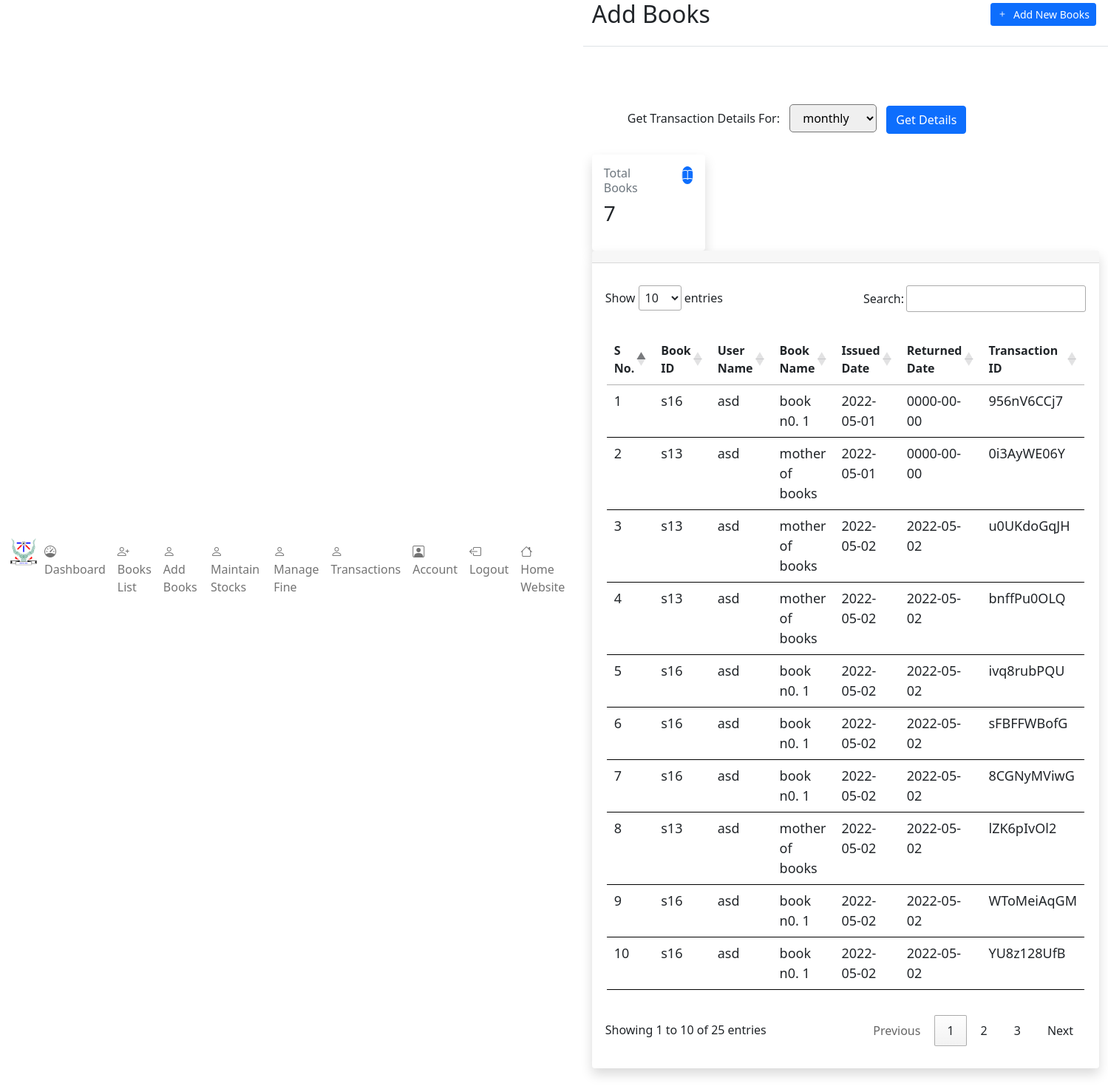
The app's page /library_management_gp_56/frontend/admin/transactions.php (signed in) with its own data.
### tables this page shows
CREATE TABLE `transactions` (
  `s_no.` int(11) NOT NULL,
  `borrow_id` varchar(255) DEFAULT NULL,
  `book_id` varchar(255) NOT NULL,
  `user_id` int(11) NOT NULL,
  `borrowed_date` timestamp NULL DEFAULT NULL,
  `returned_date` timestamp NULL DEFAULT NULL
);

CREATE TABLE `users` (
  `id` int(11) NOT NULL,
  `name` text DEFAULT NULL,
  `email` varchar(50) NOT NULL,
  `phone` bigint(15) NOT NULL,
  `password` varchar(100) NOT NULL,
  `is_admin` int(11) NOT NULL DEFAULT 0 COMMENT '0-student, 1-admin,2-agent, 3-gleam admin',
  `verification_code` text DEFAULT NULL,
  `forgot_token` text DEFAULT NULL,
  `verified` int(10) NOT NULL DEFAULT 0 COMMENT '0-No, 1-Yes',
  `created_at` timestamp NOT NULL DEFAULT current_timestamp(),
  `updated_at` timestamp NULL DEFAULT NULL ON UPDATE current_timestamp(),
  `deleted_at` timestamp NULL DEFAULT NULL
);

CREATE TABLE `book_name` (
  `book_id` varchar(255) NOT NULL DEFAULT '',
  `book_name` varchar(255) NOT NULL DEFAULT ''
);

### library_management_gp_56/frontend/admin/transactions.php (the view, shortened to what this page needs)
<?php
include("../../backend/config.php");
?>
<!DOCTYPE html>
<html lang="en">
<head>
    <?php require('./admin_components/header_links.php'); ?>
</head>
<body>
    <div class="d-flex flex-column flex-lg-row h-lg-full bg-surface-secondary">
        <?php require('./admin_components/side_bar.php'); ?>
        <div class="h-screen flex-grow-1 overflow-y-lg-auto">
            <header class="bg-surface-primary border-bottom pt-6">
                <div class="container-fluid">
                    <div class="mb-npx">
                        <div class="row align-items-center">
                            <div class="col-sm-6 col-12 mb-4 mb-sm-0">
                                <h1 class="h2 mb-0 ls-tight"> Add Books</h1>
                            </div>
                            <div class="col-sm-6 col-12 text-sm-end">
                                <div class="mx-n1">
                                    <a href="./new_book.php" class="btn d-inline-flex btn-sm btn-primary mx-1">
                                        <span class=" pe-2">
                                            <i class="bi bi-plus"></i>
                                        </span>
                                        <span>Add New Books</span>
                                    </a>
                                </div>
                            </div>
                        </div>
                    </div>
                </div>
            </header>
            <main class="py-5 bg-surface-secondary">
                <div class="container-fluid pb-5">
                <form class="px-sm-5" action="../admin/transaction_timely.php" method="post"
                    onsubmit="" enctype="multipart/form-data" style="    margin: 15px 0px; padding: 10px 10px;">
                    <label for="type">Get Transaction Details For: </label>
                    <select name="time_period" id="type" onchange="location = this.value;" style="margin: 5px 9px; padding: 6px 13px !important; border-radius: 5px;">
                        <option value='../admin/transaction_monthly.php'>monthly</option>
                    </select>
                    <button type="submit" class="btn btn-primary">Get Details</button>
                </form>
                    <div class="row g-6 mb-6">
                        <div class="col-xl-3 col-sm-6 col-12">
                            <div class="card shadow border-0 overflow_style" style="height: 130px;">
                                <div class="card-body">
                                    <div class="row">
                                        <div class="col">
                                            <span class="h6 font-semibold text-muted text-sm d-block mb-2">Total
                                                Books</span>
                                            <?php
                            $stmt="SELECT count(book_id) FROM `books`";
                            $sql=mysqli_prepare($conn, $stmt);
                            $result=mysqli_stmt_execute($sql);
                                if ($result){
                                    $data= mysqli_stmt_get_result($sql);
                                    while ($row = mysqli_fetch_array($data)){
                                ?>
                                            <span class="h3 font-bold mb-0">
                                                <?php echo $row[0]; ?>
                                            </span>
                                            <?php }
                            }
                        ?>
                                        </div>
                                        <div class="col-auto">
                                            <div class="icon icon-shape bg-primary text-white text-lg rounded-circle">
                                                <i class="bi bi-book"></i>
                                            </div>
                                        </div>
                                    </div>
                                </div>
                            </div>
                        </div>
                    </div>
                    <div class="card shadow border-0 mb-7">
                        <div class="card-header">
                        </div>
                        <div class="table-responsive" style="padding: 30px 18px;">
                            <table class="table table-hover table-nowrap" id="myTable"
                                style="border: 0px solid black !important; padding: 30px 2px;">
                                <thead class="thead-light">
                                    <tr>
                                        <th style="font-size: 16px;">S No.</th>
                                        <th style="font-size: 16px;">Book ID</th>
                                        <th style="font-size: 16px;">User Name</th>
                                        <th style="font-size: 16px;">Book Name</th>
                                        <th style="font-size: 16px;">Issued Date</th>
                                        <th style="font-size: 16px;">Returned Date</th>
                                        <th style="font-size: 16px;">Transaction ID</th>
                                    </tr>
                                </thead>
                                <tbody>
                                    <?php
                                        $stmt="SELECT transactions.borrow_id ,transactions.book_id ,transactions.user_id ,transactions.borrowed_date ,transactions.returned_date ,users.name ,book_name.book_name   FROM `transactions` JOIN `users` ON (transactions.user_id=users.id) JOIN `book_name` ON (transactions.book_id=book_name.book_id)";
                                        $sql=mysqli_prepare($conn, $stmt);
                                        $result=mysqli_stmt_execute($sql);
                                        if ($result){
                                                $data= mysqli_stmt_get_result($sql);
                                                $sno=1;
                                                while ($row = mysqli_fetch_array($data)){
                                    ?>
                                    <tr>
                                        <td style="font-size: 18px;">
                                            <?php echo $sno;?>
                                        </td>
                                        <td style="font-size: 18px;">
                                            <?php echo $row["book_id"];?>
                                        </td>
                                        <td style="font-size: 18px;">
                                            <?php echo $row["name"];?>
                                        </td>
                                        <td style="font-size: 18px;">
                                            <?php echo $row["book_name"];?>
                                        </td>
                                        <td style="font-size: 18px;">
                                            <?php echo substr($row["borrowed_date"],0,10);?>
                                        </td>
                                        <td style="font-size: 18px;">
                                            <?php echo substr($row["returned_date"],0,10);?>
                                        </td>
                                        <td style="font-size: 18px;">
                                            <?php echo $row["borrow_id"];?>
                                        </td>
                                    </tr>
                                    <?php
                                    $sno++;
                                    }
                                }
                                else{
                                    echo mysqli_error($conn);
                                }
                                ?>
                                </tbody>
                            </table>
                        </div>
                    </div>
                </div>
            </main>
        </div>
    </div>
</body>
</html>

### library_management_gp_56/frontend/admin/css/dashboard.css (style rules this page uses)
.overflow_style { overflow: auto; }
.overflow_style { -ms-overflow-style: none; scrollbar-width: none; }

### records on screen
transactions: book "s16", user.name "asd", book_name.book_name "book n0. 1", borrowed_date "2022-05-01", returned_date "0000-00-00", borrow "956nV6CCj7"
transactions: book "s13", user.name "asd", book_name.book_name "mother of books", borrowed_date "2022-05-01", returned_date "0000-00-00", borrow "0i3AyWE06Y"
transactions: book "s13", user.name "asd", book_name.book_name "mother of books", borrowed_date "2022-05-02", returned_date "2022-05-02", borrow "u0UKdoGqJH"
transactions: book "s13", user.name "asd", book_name.book_name "mother of books", borrowed_date "2022-05-02", returned_date "2022-05-02", borrow "bnffPu0OLQ"
transactions: book "s16", user.name "asd", book_name.book_name "book n0. 1", borrowed_date "2022-05-02", returned_date "2022-05-02", borrow "ivq8rubPQU"
transactions: book "s16", user.name "asd", book_name.book_name "book n0. 1", borrowed_date "2022-05-02", returned_date "2022-05-02", borrow "sFBFFWBofG"
transactions: book "s16", user.name "asd", book_name.book_name "book n0. 1", borrowed_date "2022-05-02", returned_date "2022-05-02", borrow "8CGNyMViwG"
transactions: book "s13", user.name "asd", book_name.book_name "mother of books", borrowed_date "2022-05-02", returned_date "2022-05-02", borrow "lZK6pIvOl2"
transactions: book "s16", user.name "asd", book_name.book_name "book n0. 1", borrowed_date "2022-05-02", returned_date "2022-05-02", borrow "WToMeiAqGM"
transactions: book "s16", user.name "asd", book_name.book_name "book n0. 1", borrowed_date "2022-05-02", returned_date "2022-05-02", borrow "YU8z128UfB"

### other values on screen
$row[0] "7"
